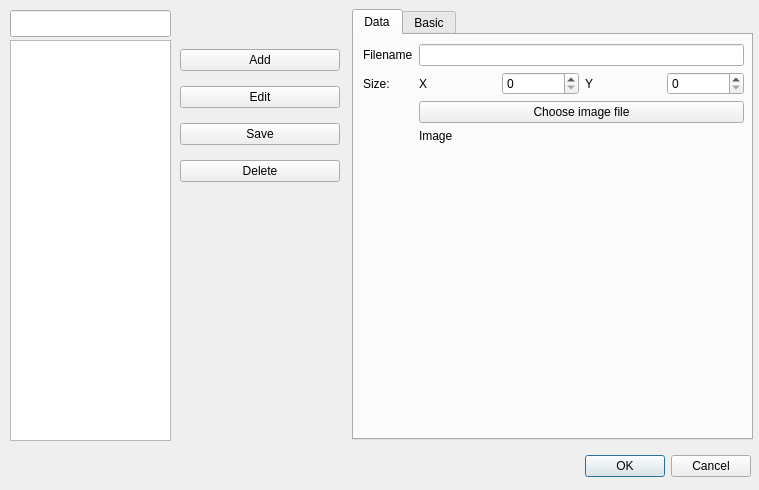
<?xml version="1.0" encoding="UTF-8"?>
<ui version="4.0">
 <class>NewObjectModuleDlg</class>
 <widget class="QDialog" name="NewObjectModuleDlg">
  <property name="geometry">
   <rect>
    <x>0</x>
    <y>0</y>
    <width>759</width>
    <height>490</height>
   </rect>
  </property>
  <property name="windowTitle">
   <string>NewObjectModuleDlg</string>
  </property>
  <widget class="QDialogButtonBox" name="buttonBox">
   <property name="geometry">
    <rect>
     <x>410</x>
     <y>450</y>
     <width>341</width>
     <height>32</height>
    </rect>
   </property>
   <property name="orientation">
    <enum>Qt::Horizontal</enum>
   </property>
   <property name="standardButtons">
    <set>QDialogButtonBox::Cancel|QDialogButtonBox::Ok</set>
   </property>
  </widget>
  <widget class="QTabWidget" name="tabWidget">
   <property name="geometry">
    <rect>
     <x>352</x>
     <y>9</y>
     <width>401</width>
     <height>431</height>
    </rect>
   </property>
   <property name="currentIndex">
    <number>0</number>
   </property>
   <widget class="QWidget" name="tab">
    <attribute name="title">
     <string>Data</string>
    </attribute>
    <widget class="QWidget" name="formLayoutWidget">
     <property name="geometry">
      <rect>
       <x>9</x>
       <y>9</y>
       <width>381</width>
       <height>381</height>
      </rect>
     </property>
     <layout class="QFormLayout" name="formLayout">
      <item row="0" column="0">
       <widget class="QLabel" name="label">
        <property name="text">
         <string>Filename</string>
        </property>
       </widget>
      </item>
      <item row="0" column="1">
       <widget class="QLineEdit" name="leFilename"/>
      </item>
      <item row="1" column="0">
       <widget class="QLabel" name="label_2">
        <property name="text">
         <string>Size:</string>
        </property>
       </widget>
      </item>
      <item row="1" column="1">
       <layout class="QHBoxLayout" name="horizontalLayout">
        <item>
         <widget class="QLabel" name="label_3">
          <property name="text">
           <string>X</string>
          </property>
         </widget>
        </item>
        <item>
         <widget class="QSpinBox" name="sbXSize"/>
        </item>
        <item>
         <widget class="QLabel" name="label_4">
          <property name="text">
           <string>Y</string>
          </property>
         </widget>
        </item>
        <item>
         <widget class="QSpinBox" name="sbYSize"/>
        </item>
       </layout>
      </item>
      <item row="2" column="1">
       <widget class="QPushButton" name="bChooseFile">
        <property name="text">
         <string>Choose image file</string>
        </property>
       </widget>
      </item>
      <item row="3" column="1">
       <widget class="QClickLabel" name="lImage">
        <property name="text">
         <string>Image</string>
        </property>
       </widget>
      </item>
     </layout>
    </widget>
   </widget>
   <widget class="QWidget" name="tab_2">
    <attribute name="title">
     <string>Basic</string>
    </attribute>
    <widget class="QWidget" name="formLayoutWidget_2">
     <property name="geometry">
      <rect>
       <x>9</x>
       <y>9</y>
       <width>381</width>
       <height>381</height>
      </rect>
     </property>
     <layout class="QFormLayout" name="formLayout_2">
      <item row="0" column="0">
       <widget class="QLabel" name="label_5">
        <property name="text">
         <string>Descriptor</string>
        </property>
       </widget>
      </item>
      <item row="0" column="1">
       <widget class="QLineEdit" name="leDesc"/>
      </item>
     </layout>
    </widget>
   </widget>
  </widget>
  <widget class="QLineEdit" name="leModuleName">
   <property name="geometry">
    <rect>
     <x>10</x>
     <y>10</y>
     <width>161</width>
     <height>27</height>
    </rect>
   </property>
  </widget>
  <widget class="QWidget" name="verticalLayoutWidget">
   <property name="geometry">
    <rect>
     <x>180</x>
     <y>40</y>
     <width>160</width>
     <height>151</height>
    </rect>
   </property>
   <layout class="QVBoxLayout" name="verticalLayout">
    <item>
     <widget class="QPushButton" name="bAdd">
      <property name="text">
       <string>Add</string>
      </property>
     </widget>
    </item>
    <item>
     <widget class="QPushButton" name="bEdit">
      <property name="text">
       <string>Edit</string>
      </property>
     </widget>
    </item>
    <item>
     <widget class="QPushButton" name="bSave">
      <property name="text">
       <string>Save</string>
      </property>
     </widget>
    </item>
    <item>
     <widget class="QPushButton" name="bDelete">
      <property name="text">
       <string>Delete</string>
      </property>
     </widget>
    </item>
   </layout>
  </widget>
  <widget class="QListView" name="ObjectList">
   <property name="geometry">
    <rect>
     <x>10</x>
     <y>40</y>
     <width>161</width>
     <height>401</height>
    </rect>
   </property>
  </widget>
 </widget>
 <customwidgets>
  <customwidget>
   <class>QClickLabel</class>
   <extends>QLabel</extends>
   <header>QClickLabel.h</header>
  </customwidget>
 </customwidgets>
 <resources/>
 <connections>
  <connection>
   <sender>buttonBox</sender>
   <signal>accepted()</signal>
   <receiver>NewObjectModuleDlg</receiver>
   <slot>accept()</slot>
   <hints>
    <hint type="sourcelabel">
     <x>248</x>
     <y>254</y>
    </hint>
    <hint type="destinationlabel">
     <x>157</x>
     <y>274</y>
    </hint>
   </hints>
  </connection>
  <connection>
   <sender>buttonBox</sender>
   <signal>rejected()</signal>
   <receiver>NewObjectModuleDlg</receiver>
   <slot>reject()</slot>
   <hints>
    <hint type="sourcelabel">
     <x>316</x>
     <y>260</y>
    </hint>
    <hint type="destinationlabel">
     <x>286</x>
     <y>274</y>
    </hint>
   </hints>
  </connection>
 </connections>
</ui>
